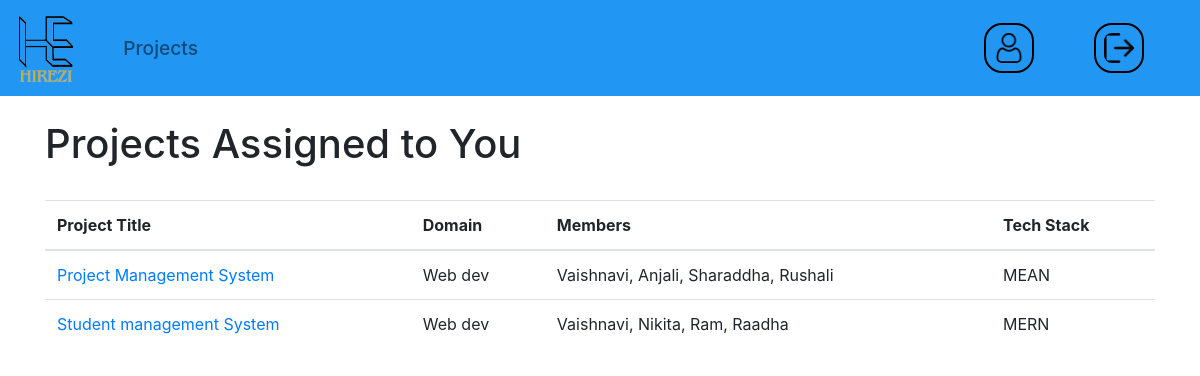
The app's page /mentor_projects/ (signed in) with its own data.
### college/models.py (models this page shows, shortened)
class Project(models.Model):
    project_title = models.CharField(max_length=200)
    project_domain = models.ForeignKey(Domain, on_delete=models.DO_NOTHING)
    College=models.ForeignKey(College,on_delete=models.DO_NOTHING,default=1)
    tech_stack=models.ForeignKey(TechStack, on_delete=models.DO_NOTHING)
    support_doc = models.FileField(upload_to='documents/', blank=True, null=True)
    member_details_1 = models.ForeignKey(Student,related_name='member_1', on_delete=models.CASCADE)
    member_details_2 = models.ForeignKey(Student,related_name='member_2' ,on_delete=models.CASCADE)
    member_details_3 = models.ForeignKey(Student,related_name='member_3', on_delete=models.CASCADE)
    member_details_4 = models.ForeignKey(Student,related_name='member_4', on_delete=models.CASCADE)
    mentor_id=models.ForeignKey(Mentor,on_delete=models.CASCADE,null=True, blank=True)
    timeline_id=models.ForeignKey(Timeline,on_delete=models.CASCADE,null=True, blank=True)
    abstract=models.CharField(max_length=500,blank=True, null=True)

class Domain(models.Model):
    domain_name = models.CharField(max_length=100)
    def __str__(self):
        return self.domain_name

class Student(models.Model):
    user = models.ForeignKey(CustomUser, on_delete=models.CASCADE)
    college_name = models.ForeignKey(College, on_delete=models.CASCADE,default=1)
    department = models.CharField(max_length=100)
    admission_year = models.IntegerField(choices=year_choices,default=current_year)
    current_year = models.IntegerField()
    university_no=models.IntegerField()
    name=models.CharField(max_length=100)
    def __str__(self):
        print(self.__dict__)
        return self.name

class TechStack(models.Model):
    name=models.CharField(max_length=100)
    def __str__(self):
        return self.name

### college/views.py (the view)
# urls.py: path('mentor_projects/', views.mentor_projects, name='mentor_projects'),
@login_required
def mentor_projects(request):
    username = request.user
    mentor_id = Mentor.objects.get(user=username)
    projects = Project.objects.filter(mentor_id=mentor_id)
    return render(request, 'mentors/mentor_project.html', {'projects': projects})

### templates/mentors/mentor_project.html
{%extends 'mentors/mentor_base.html'%}
{%block body%}
<br>
    <div class="container">
        <h1>Projects Assigned to You</h1><br>
        <table class="table">
            <thead>
                <tr>
                    <th>Project Title</th>
                    <th>Domain</th>
                    <th>Members</th>
                    <th>Tech Stack</th>
                </tr>
            </thead>
            <tbody>
                {% for project in projects %}
                <tr>
                    <td><a href="{% url 'project_tasks_mentor' project.id %}">{{ project.project_title }}</a></td>
                    <td>{{ project.project_domain }}</td>
                    <td>{{ project.member_details_1 }}, {{ project.member_details_2 }}, {{ project.member_details_3 }}, {{ project.member_details_4 }}</td>
                    <td>{{ project.tech_stack }}</td>
                </tr>
                {% empty %}
                <tr>
                    <td colspan="3">No projects found.</td>
                </tr>
                {% endfor %}
            </tbody>
        </table>
    </div>
{%endblock%}

### records on screen
Project: project_title "Project Management System", project_domain "Web dev", member_details_1 "Vaishnavi", member_details_2 "Anjali", member_details_3 "Sharaddha", member_details_4 "Rushali", tech_stack "MEAN"
Project: project_title "Student management System", project_domain "Web dev", member_details_1 "Vaishnavi", member_details_2 "Nikita", member_details_3 "Ram", member_details_4 "Raadha", tech_stack "MERN"
